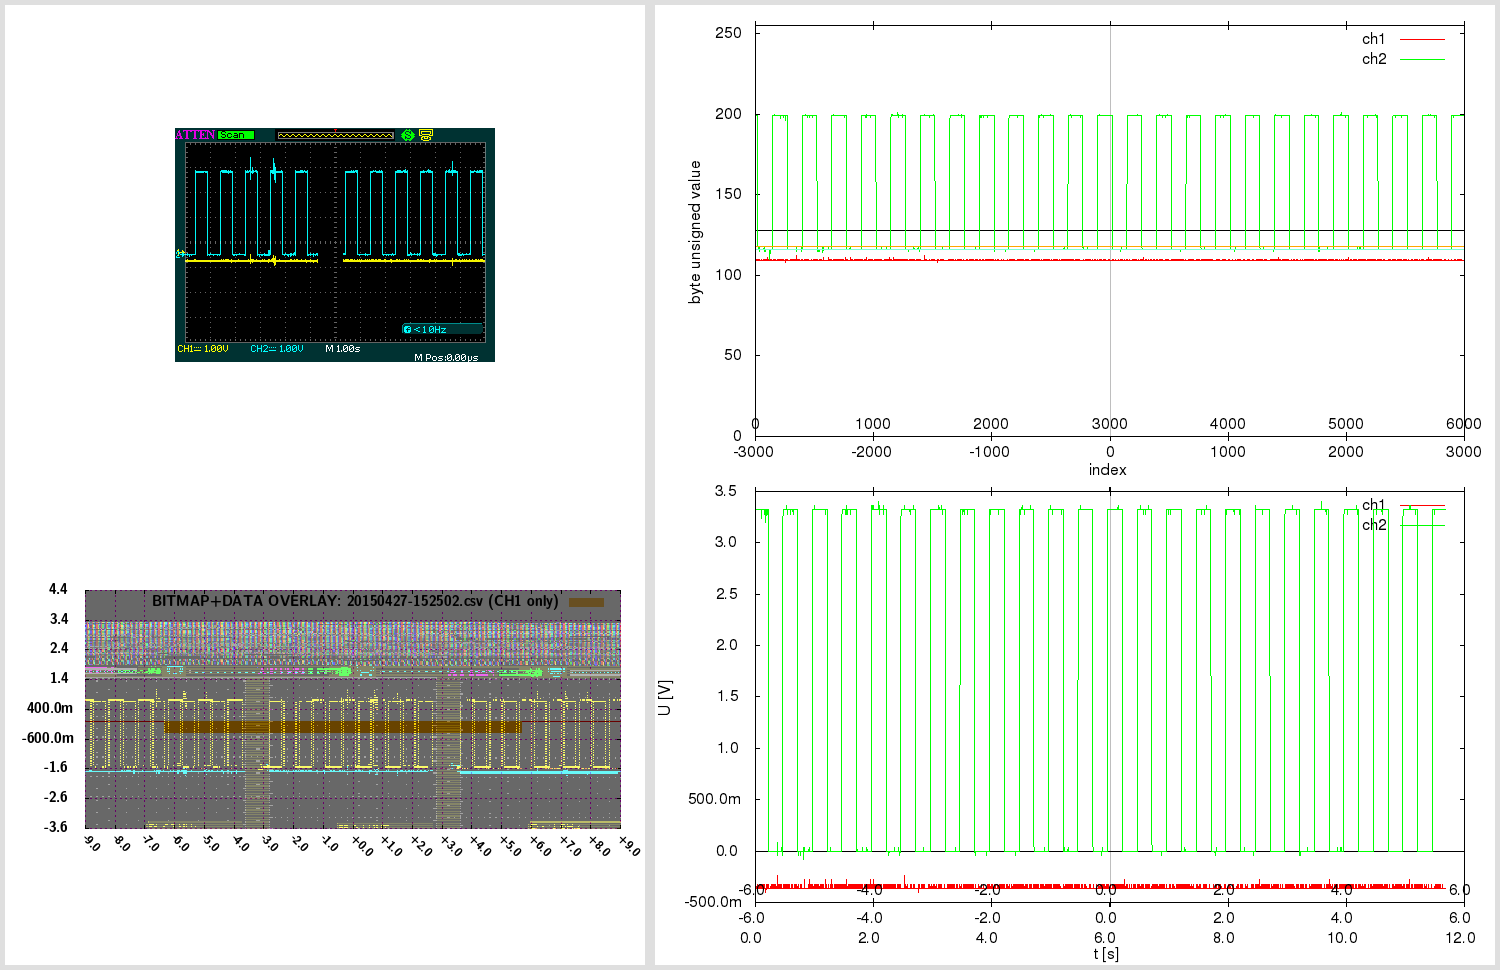

Recreate this plot in gnuplot.

# 20150427-152502.gnuplot [generated by /home/warreee/attenload/adsparse-wave.pl]
# single gnuplot file, with two potentially independent scripts
# generates three plots: one based on integer, other based on real (SI) values
# and one bitmap overlay - and then montages them using ImageMagick

# attengrab .csv can just be centered (over t)
# -> the x=0 (t=0) will correspond to scope center
# (but .DAV/.CSV will also need extra sample alignment)

# in Linux, to see available fonts, do:
# fc-list --verbose | grep 'fullname:' | less
# the two fonts used here:
# LMSansDemiCond10-Regular or "Latin Modern Sans Demi Cond"; and Helvetica
# Helvetica doesn't even get reported on my system:
# $ fc-list --verbose | grep 'fullname:' | grep -i 'Helvetica\|Demi Cond'
#	fullname: "LM Sans Demi Cond 10 Regular"(s) "LMSansDemiCond10-Regular"(s)


print "Gnuplotting..."

## "master settings" (shared between both parts of script)

# line color - specified by linestyles
set style line 1 linetype 1 linecolor rgb "red"
set style line 2 linetype 1 linecolor rgb "green"
set style line 3 linetype 1 linecolor rgb "orange"
set style line 4 linetype 1 linecolor rgb "aquamarine"
set style line 5 linetype -1 linecolor rgb "black"
set style line 6 linetype -1 linecolor rgb "gray"
set style line 7 linetype 1 linecolor rgb "blue"


# VARIABLES ########### ########### ###########

fnbase="20150427-152502"
fn_bmp = fnbase . ".bmp"
fn_pngr = fnbase . "_r.png"
fn_pngi = fnbase . "_i.png"
fn_pngov = fnbase . "_ov.png"
fn_pngt = fnbase . "_tmp.png"
fn_pngo = fnbase . ".png"

# scope screen(shot) properties
tdiv = 1          # T/DIV (50e-9)
toffs = 0        # time offset (scope) (200e-9)
vdiv1 = 1        # V/DIV CH1 (500e-3)
vdiv2 = 1         # V/DIV CH2 (50e-3)
voffs1 = -0.4         # volt offset CH1 (-1.5)
voffs2 = -0.48       # volt offset CH2 (100e-3)
sampintp  = 0.0020000001563    # (500e-12)
sampintf  = 1/sampintp
sratacqf  = 2500      # (250e6)
sratacqp  = 1/sratacqf
#osf = 1.00    # oversample factor (multiplies .CSV and .DAV time domain) # unused here
adsFactor = 1.28

# (edges of current capture and divisions)
scope_hdiv=18
scope_vdiv=8
# enforce floating point (see below)
scope_trange = scope_hdiv*tdiv*1.0    # (900e-9)
scope_left=toffs-(scope_trange/2)     # (-250e-9)
scope_right=toffs+(scope_trange/2)    # (650e-9)
scope_bottom=-voffs1-(scope_vdiv*vdiv1/2) # -500e-3
scope_top=-voffs1+(scope_vdiv*vdiv1/2)    # 3.5

totalch1Vspan=scope_vdiv*vdiv1
totalch2Vspan=scope_vdiv*vdiv2
ch1Vcoeff = adsFactor*totalch1Vspan/(2**8)
ch2Vcoeff = adsFactor*totalch2Vspan/(2**8)

voffs1int = voffs1/ch1Vcoeff  # -10
voffs2int = voffs2/ch2Vcoeff  # -12

acsv_fn = fnbase . '.csv' # '20130020-013902.csv' # from attenload tmp_wav
acsz=6000         # tmp_wav/.csv size (900)
fts=0.0020000001563         # final timestep (sampling period)
# here scope_trange could be 18*1, with acsz 16000;
# if as integer, 18/16000 would be 0 - enforce floating point
# above enforcing scope_trange to float doesn't work,
# must again here:
tdivp = 1.0*scope_trange/acsz   # sampling rate, based on scope range and numsamples in tmp (1ns)
tdivf = 1/tdivp             # freq based on that sampling rate

# just in case - not needed usually:
triglevel=640e-3
trigholdoff=100e-9

toffsamp = toffs/fts		# 0
# time finetune offset - int (samples) (depends on range)
tfoi = -164


#### extract bitmap from .png, if .bmp not present
# was -crop 480x234+10+10; now -crop 480x234+95+128

cmdstr = 'if (! test -f "'.fn_bmp.'") ; then \
  echo -n "'.fn_bmp.' not found .. " ; \
  if [ -f "'.fn_pngo.'" ] ; then \
    echo -n "'.fn_pngo.' found - extracting" ; \
    convert -crop 480x234+95+128 "'.fn_pngo.'" "'.fn_bmp.'" ; \
  else \
    echo -n "'.fn_pngo.' not found - cannot extract" ; \
  fi ; \
else \
  echo -n "'.fn_bmp.' found - using that" ; \
fi; echo'

#print cmdstr
# note - since cmdstr above uses double quotes,
# must use single quotes for bash here!:
print system("bash -c '". cmdstr ."' 2>&1")


##################################
###### plot directly with unsigned byte data

set terminal png size 840,480
set termoption enhanced
set termoption font "Helvetica, 12"

set output fn_pngi
set datafile separator ","

# set axis label
set xlabel "index" offset 0.0,0.8
set ylabel "byte unsigned value" offset 1.0,0.0


# horizontal line as functions
zeroline(x)=128
ch1offs(x)=128+voffs1int # (-10)
ch2offs(x)=128+voffs2int # (-12)

# vertical line - headless arrow
# "y" scope axis in middle:
ymI = acsz/2
set arrow from ymI,0 to ymI,255 nohead ls 5
# time offset:
toI = ymI - toffs/fts
set arrow from toI,0 to toI,255 nohead ls 6


# must use multiplot here, to have two x-axes
# and thus, must set lmargin, so both graphs match

set size 1.0,0.9      # 0.1/2 = 0.05
set bmargin 0
set lmargin 10
set yrange [0:255] # 8-bit


set multiplot

set origin 0,0.1
set xrange [0:acsz]
set xtics in
set xtics offset 0,graph 0.08
plot \
  zeroline(x) with lines notitle ls 5,\
  acsv_fn using 1:2 with lines title "ch1" ls 1, \
  "" using 1:3 with lines title "ch2" ls 2, \
  ch1offs(x) with lines notitle ls 3, \
  ch2offs(x) with lines notitle ls 4

unset arrow # if big offset, line from prev. can 'leak' in next at diff place, so reset

set origin 0,0.1
set xtics out
set xtics offset 0,graph 0.02
set xrange [-acsz/2:acsz/2-1]
#set xtics nomirror 500
set noytics
set noylabel
unset xlabel # set xlabel ""
set border 1
plot 0 notitle

set nomultiplot


### reset previous settings
#unset border # no work for default
set border    # Draw default borders:
set ytics
unset yrange


##################################
###### plot with converted real SI units

# reset # resets set style line!

set terminal png size 840,480
set termoption enhanced
set termoption font "Helvetica, 12"

set output fn_pngr
set datafile separator ","

# set axis label
set xlabel "t [s]" offset 0.0,0.1
set ylabel "U [V]" offset 1.0,0.0

# axis tics format
set format y "%.1s%c"
set format x "%.1s%c"


# horizontal line as functions
zerolineR(x)=0
# don't show real offsets; they could be way off depending on V/DIV
#ch1offsR(x)=0+(-0.4)
#ch2offsR(x)=0+(-0.48)

# "y" scope axis in middle (the +1 added to ymI so it snaps at 0):
ymR=(ymI+1)*fts
set arrow from ymR,graph 0 to ymR,graph 1 nohead ls 5
# time offset:
toR=toI*fts
set arrow from toR,graph 0 to toR,graph 1 nohead ls 6
# indicate scope range here too
set arrow from scope_left+toR,graph 0 to scope_left+toR,graph 1 nohead ls 7
set arrow from scope_right+toR,graph 0 to scope_right+toR,graph 1 nohead ls 7


# must use multiplot here, to have two x-axes
# and thus, must set lmargin, so both graphs match

set size 1.0,0.9      # 0.1/2 = 0.05
set bmargin 0
set lmargin 10
set yrange [] writeback # since we don't set explicity, must save autorange
set autoscale y

set multiplot

set origin 0,0.13
set xrange [0:acsz*fts]
set xtics out
set xtics offset 0,graph -0.03
plot \
  zerolineR(x) with lines notitle ls 5,\
  acsv_fn using ($4+tfoi*fts):5 with lines title "ch1" ls 1, \
  "" using ($4+tfoi*fts):6 with lines title "ch2" ls 2

set yrange restore # this saves the found yrange after `plot`
unset arrow # if big offset, line from prev. can 'leak' in next at diff place, so reset

set origin 0,0.13
set xtics out
set xtics offset 0,graph 0.02
set xrange [(-acsz/2)*fts:(acsz/2-1)*fts]
set noytics
set noylabel
unset xlabel # set xlabel ""
set border 1
plot GPVAL_Y_MIN notitle

set origin 0,0.13
set xtics in
set xtics offset 0,graph 0.08
# wrong to put xrange [scope_left:scope_right] here;
# as [scope_left:scope_right] could be a snippet,
# and this graph shows entire capture!
# simply move the previous scale for toffset
toRR=(acsz/2.)*fts-toR
set xrange [(-acsz/2)*fts+toRR:(acsz/2-1)*fts+toRR]
set noytics
set noylabel
unset xlabel # set xlabel ""
set border 1
plot GPVAL_Y_MIN notitle

set nomultiplot


##################################
###### plot with bitmap and data overlay

# here 840,480 remains as output png size,
# even if not set explicitly; also, make
# the height smaller - so can have gravity North in montage

set terminal png truecolor size 640,305 # size 840,480
set termoption enhanced
myfont="LMSansDemiCond10-Regular"   # LMSansDemiCond10-Regular or "Latin Modern Sans Demi Cond"
# cannot do concatenation direct in termoption line, so in separate string
myfontb="".myfont.", 12"
set termoption font myfontb

set output fn_pngov
set datafile separator ","


set autoscale
unset xtics
unset ytics
unset border
unset arrow # delete all arrows
unset object # (hopefully) delete objects?

set xrange [scope_left:scope_right]
xticstep=(scope_right-scope_left)/scope_hdiv
set xtics in scope_left,xticstep,scope_right scale 1
set yrange [scope_bottom:scope_top]
yticstep=(scope_top-scope_bottom)/scope_vdiv
set ytics in scope_bottom,yticstep,scope_top scale 1
set grid xtics ytics back linecolor rgb "magenta"
# right is only gnuplot 4.6 - without it ok w/ 4.4
#set xtics rotate by -45 offset 2.5,-1.50 right format "%+.1s%c" font myfont.',10'
set xtics rotate by -45 offset 0.0,0.0 format "%+.1s%c" font myfont.',10'
set key noenhanced

# dimensions of scope screenshot bitmap
bmp_w=480
bmp_h=234

# alpha bmp transparency [0:255]
bmp_alpha = 150
# boxes fillstyle transparent solid 0.10
box_transp = (1.-(acsz/16384.))*0.9 + 0.10

# plot string for data in transparent bitmap:
plot1au = "(($0-acsz/2.+tfoi)*fts+toffs):($5)"

# bmp_w=480 bmp_h=234 ; inside 451x201+15+14
# on plot: scope_left:scope_right and scope_bottom:scope_top!
# (so toffset is built in!)

bdx = scope_trange/(451.0-1)  # [s/pixel] /451: 1.99557e-09 vs 2.000e-9 manually
bdy = totalch1Vspan/(201.0-1) # [V/pixel] /201: 0.0199005 vs 0.02005 manually
bofx = -((scope_trange/2.0)-toffs+(15.0+0)*bdx) #-15.0*bdx # -2.8e-7
bofy = -((totalch1Vspan/2.0)+voffs1+(14.0+5)*bdy) #-14.0*bdy # -0.88

# seems `boxes fillstyle transparent solid 0.40` makes some seethroughs
# or something with bmp alpha overlay; but even without, all the same?
# because the red + blue (somehow inverted) creates a gray.. better green or orange

_plot_str = "zerolineR(x) with lines notitle ls 1,\
acsv_fn \
  using ".plot1au." with boxes fillstyle transparent solid box_transp noborder linestyle 3\
  title 'BITMAP+DATA OVERLAY: '.acsv_fn.' (CH1 only)',\
fn_bmp \
  binary array=(bmp_w,bmp_h) skip=54 format='%uchar' \
  dx=bdx dy=bdy origin=(bofx,bofy) \
  using 1:2:3:(bmp_alpha) \
  with rgbalpha t ''"

# seems actual plot in screenshot bitmap (480 × 234)
#  is at: 451x201+15+14; aspect ratio 201/451 = 0.445676
set size ratio 0.445676

eval("plot " . _plot_str)




##################################
###### montage commands

# used to be in attengrab; now here
# call ImageMagick montage via system
# and montage in `gnuplot` (easier to separate)

print "Montaging images..."
# this works in ImageMagick 6.6.2-6, but not in 6.5.7-8
#      '.fn_pngov.' -gravity Center -extent x480  \#
# must spec -extent 640x480 for 6.5

cmdstr = 'montage \
  <(montage \
    <(convert \
      '.fn_bmp.' -gravity Center -crop 640x480-10+0! -flatten  \
      bmp:-) \
    <(convert \
      '.fn_pngov.' -gravity Center -extent 640x480  \
      bmp:-) \
  -tile 1x -geometry +0+0  \
  bmp:-) \
  <(montage \
    '.fn_pngi.' \
    '.fn_pngr.' \
  -tile 1x -geometry +0+0  \
  bmp:-) \
-geometry +0+0 -border 5 \
'.fn_pngo

print cmdstr
print system('bash -c "'. cmdstr .'" 2>&1')

print "Deleting temp files ..."

delcmd = "rm"

# leave the bitmap for now
# actually, let attengrab handle it - since
# it may need to be re-taken!
# #cmdstr = delcmd ." ". fn_bmp
# #print cmdstr . "  " . system(cmdstr . " 2>&1")

cmdstr = delcmd ." ". fn_pngr
print cmdstr . "  " . system(cmdstr . " 2>&1")

cmdstr = delcmd ." ". fn_pngi
print cmdstr . "  " . system(cmdstr . " 2>&1")

cmdstr = delcmd ." ". fn_pngov
print cmdstr . "  " . system(cmdstr . " 2>&1")




# note:
# set terminal png size 840,480 # size defaults to 640x480 px
# set terminal pdf size 10,3 # size defaults to 5x3 in
# enhanced text: set termoption enhanced

# vertical line - headless arrow
# need ymin and ymax; gnuplot gives them only after plot -
# - and even then they do not correspond to end ticks
# - and even then, cannot get the arrow to show, after the second `plot`
# .. nor can I edit it anyhow; it must run before the first `plot`
# so instead of that, position y coordinates relative to graph (0 to 1)
#set arrow 1 from graph 0.5,0 to graph 0.5,1 nohead ls 5

# in multiplot, yrange should be after the size command
# note: xrange could be 2250 or 450
# so leave it to autoscale here? will be accurate since it's integer index...
# now set explicitly by script # below in multiplot

# axis tics format
# for engineering notation - 'help format specifiers':
# "A 'scientific' power is one such that the exponent is a multiple of three."

# print "Montaging images..."

# "The 'tile' size is then set to the largest dimentions
# of all the resized images, and the size actually specified."
# "by removing the 'size' component, non of the images will
# be resized, and the 'tile' size will be set to the largest
# dimensions of all the images given"
# not so simple: http://unix.stackexchange.com/questions/4046/
# can be done in one command with bash subprocess pipes (bash only)
# was: .fn_bmp.' -gravity NorthWest ; fn_pngov.' -gravity North
# can pad with -gravity Center -extent 640x480;
# but also with crop! -flatten - there have offset too!
# -geometry +2+2 can also mess up the last -border 5 !

# bmp scale worked for:
# bmp_w=480 bmp_h=234 ; inside 451x201+15+14
# tdiv = 5e-08,  toffs = 2e-07,  vdiv1 = 0.5,   voffs1 = -1.5,
# dx=2.000e-9 dy=0.02005 origin=(-2.8e-7,-0.88) for
# tspan = 18*tdiv = 18*5e-08 = 9e-07s
# vspan1 = 8*vdiv1 = 8*0.5 = 4V
# tspan/451 = 9e-07/451 = 1.99557e-09 s/pixel
# vspan1/201 = 4/201 = 0.0199005 V/pixel
# bdx=tspan/(451-1) = '9e-07/(451-1)' = 2e-09
# bdy=vspan1/(201-1) = '4/(201-1)' = 0.02
# 15*bdx = 15*2e-9 = 3e-08
# 14*bdy = 14*0.02 = 0.28
# 15*1.99557e-09 = 2.99335e-08
# 14*0.0199005 = 0.278607
